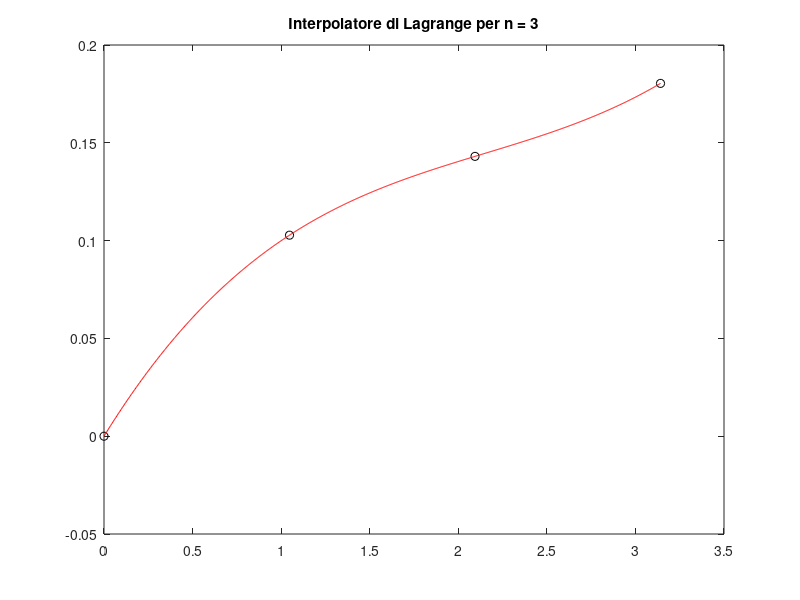
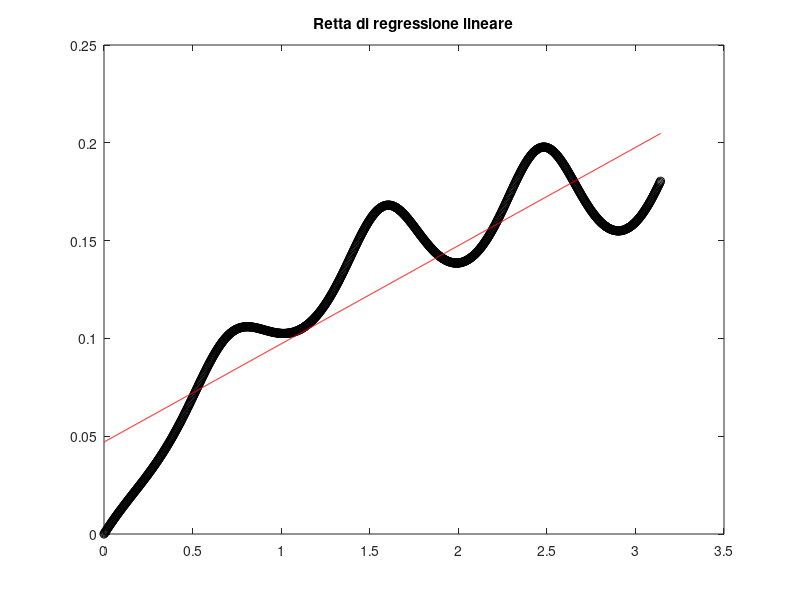

Source code (MATLAB) for these figures, in order:
%% ESERCIZIO 3

% PUNTO 1) Interpolatore di Lagrange con n = 3
f = @(x) atan(x) ./ (7 + sin(7*x));
xdis = linspace(0, pi, 1000);
xL = linspace(0, pi, 4);
yL = f(xL);
PL = polyfit(xL, yL, 3);
ydis = polyval(PL, xdis);
figure(1);
plot(xL, yL, "ko", xdis, ydis, "-r");
title("Interpolatore di Lagrange per n = 3");

% PUNTO 2) Retta di regressione lineare
xMQ = linspace(0, pi, 100);
yMQ = f(xMQ);
PMQ = polyfit(xMQ, yMQ, 1);
ydis = polyval(PMQ, xdis);
figure(2);
plot(xdis, f(xdis), "ko", xdis, ydis, "-r");
title("Retta di regressione lineare");

